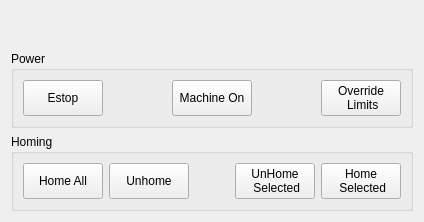
           <widget class="QWidget" name="tab_start">
            <attribute name="title">
             <string>Start</string>
            </attribute>
            <layout class="QVBoxLayout" name="verticalLayout_3">
             <item>
              <spacer name="verticalSpacer_6">
               <property name="orientation">
                <enum>Qt::Vertical</enum>
               </property>
               <property name="sizeHint" stdset="0">
                <size>
                 <width>20</width>
                 <height>40</height>
                </size>
               </property>
              </spacer>
             </item>
             <item>
              <widget class="QGroupBox" name="groupBox">
               <property name="title">
                <string>Power</string>
               </property>
               <layout class="QVBoxLayout" name="verticalLayout_4">
                <item>
                 <layout class="QGridLayout" name="gridLayout_2">
                  <item row="0" column="1">
                   <spacer name="horizontalSpacer_5">
                    <property name="orientation">
                     <enum>Qt::Horizontal</enum>
                    </property>
                    <property name="sizeHint" stdset="0">
                     <size>
                      <width>40</width>
                      <height>20</height>
                     </size>
                    </property>
                   </spacer>
                  </item>
                  <item row="0" column="0">
                   <widget class="ActionButton" name="actionbutton_12">
                    <property name="sizePolicy">
                     <sizepolicy hsizetype="Minimum" vsizetype="Expanding">
                      <horstretch>0</horstretch>
                      <verstretch>0</verstretch>
                     </sizepolicy>
                    </property>
                    <property name="text">
                     <string>Estop</string>
                    </property>
                    <property name="checkable">
                     <bool>true</bool>
                    </property>
                    <property name="indicator_option" stdset="0">
                     <bool>true</bool>
                    </property>
                    <property name="on_color" stdset="0">
                     <color>
                      <red>0</red>
                      <green>0</green>
                      <blue>0</blue>
                     </color>
                    </property>
                    <property name="off_color" stdset="0">
                     <color>
                      <red>255</red>
                      <green>0</green>
                      <blue>0</blue>
                     </color>
                    </property>
                    <property name="indicator_size" stdset="0">
                     <double>0.150000000000000</double>
                    </property>
                    <property name="estop_action" stdset="0">
                     <bool>true</bool>
                    </property>
                    <property name="template_label_option" stdset="0">
                     <bool>false</bool>
                    </property>
                    <property name="joint_number" stdset="0">
                     <number>0</number>
                    </property>
                    <property name="incr_imperial_number" stdset="0">
                     <double>0.010000000000000</double>
                    </property>
                    <property name="incr_mm_number" stdset="0">
                     <double>0.025000000000000</double>
                    </property>
                    <property name="incr_angular_number" stdset="0">
                     <double>-1.000000000000000</double>
                    </property>
                    <property name="toggle_float_option" stdset="0">
                     <bool>false</bool>
                    </property>
                    <property name="float_num" stdset="0">
                     <double>100.000000000000000</double>
                    </property>
                    <property name="float_alt_num" stdset="0">
                     <double>50.000000000000000</double>
                    </property>
                    <property name="view_type_string" stdset="0">
                     <string>P</string>
                    </property>
                    <property name="command_text_string" stdset="0">
                     <string/>
                    </property>
                    <property name="ini_mdi_number" stdset="0">
                     <number>0</number>
                    </property>
                    <property name="textTemplate" stdset="0">
                     <string>%1.3f in</string>
                    </property>
                    <property name="alt_textTemplate" stdset="0">
                     <string>%1.2f mm</string>
                    </property>
                   </widget>
                  </item>
                  <item row="0" column="4">
                   <widget class="ActionButton" name="actionbutton_16">
                    <property name="sizePolicy">
                     <sizepolicy hsizetype="Minimum" vsizetype="Expanding">
                      <horstretch>0</horstretch>
                      <verstretch>0</verstretch>
                     </sizepolicy>
                    </property>
                    <property name="text">
                     <string>Override
 Limits</string>
                    </property>
                    <property name="checkable">
                     <bool>true</bool>
                    </property>
                    <property name="indicator_option" stdset="0">
                     <bool>true</bool>
                    </property>
                    <property name="indicator_size" stdset="0">
                     <double>0.150000000000000</double>
                    </property>
                    <property name="limits_override_action" stdset="0">
                     <bool>true</bool>
                    </property>
                    <property name="template_label_option" stdset="0">
                     <bool>false</bool>
                    </property>
                    <property name="joint_number" stdset="0">
                     <number>0</number>
                    </property>
                    <property name="incr_imperial_number" stdset="0">
                     <double>0.010000000000000</double>
                    </property>
                    <property name="incr_mm_number" stdset="0">
                     <double>0.025000000000000</double>
                    </property>
                    <property name="incr_angular_number" stdset="0">
                     <double>-1.000000000000000</double>
                    </property>
                    <property name="toggle_float_option" stdset="0">
                     <bool>false</bool>
                    </property>
                    <property name="float_num" stdset="0">
                     <double>100.000000000000000</double>
                    </property>
                    <property name="float_alt_num" stdset="0">
                     <double>50.000000000000000</double>
                    </property>
                    <property name="view_type_string" stdset="0">
                     <string>P</string>
                    </property>
                    <property name="command_text_string" stdset="0">
                     <string/>
                    </property>
                    <property name="ini_mdi_number" stdset="0">
                     <number>0</number>
                    </property>
                    <property name="textTemplate" stdset="0">
                     <string>%1.3f in</string>
                    </property>
                    <property name="alt_textTemplate" stdset="0">
                     <string>%1.2f mm</string>
                    </property>
                   </widget>
                  </item>
                  <item row="0" column="2">
                   <widget class="ActionButton" name="actionbutton_14">
                    <property name="sizePolicy">
                     <sizepolicy hsizetype="Minimum" vsizetype="Expanding">
                      <horstretch>0</horstretch>
                      <verstretch>0</verstretch>
                     </sizepolicy>
                    </property>
                    <property name="text">
                     <string>Machine On</string>
                    </property>
                    <property name="checkable">
                     <bool>true</bool>
                    </property>
                    <property name="indicator_option" stdset="0">
                     <bool>true</bool>
                    </property>
                    <property name="indicator_size" stdset="0">
                     <double>0.150000000000000</double>
                    </property>
                    <property name="machine_on_action" stdset="0">
                     <bool>true</bool>
                    </property>
                    <property name="template_label_option" stdset="0">
                     <bool>false</bool>
                    </property>
                    <property name="joint_number" stdset="0">
                     <number>0</number>
                    </property>
                    <property name="incr_imperial_number" stdset="0">
                     <double>0.010000000000000</double>
                    </property>
                    <property name="incr_mm_number" stdset="0">
                     <double>0.025000000000000</double>
                    </property>
                    <property name="incr_angular_number" stdset="0">
                     <double>-1.000000000000000</double>
                    </property>
                    <property name="toggle_float_option" stdset="0">
                     <bool>false</bool>
                    </property>
                    <property name="float_num" stdset="0">
                     <double>100.000000000000000</double>
                    </property>
                    <property name="float_alt_num" stdset="0">
                     <double>50.000000000000000</double>
                    </property>
                    <property name="view_type_string" stdset="0">
                     <string>P</string>
                    </property>
                    <property name="command_text_string" stdset="0">
                     <string/>
                    </property>
                    <property name="ini_mdi_number" stdset="0">
                     <number>0</number>
                    </property>
                    <property name="textTemplate" stdset="0">
                     <string>%1.3f in</string>
                    </property>
                    <property name="alt_textTemplate" stdset="0">
                     <string>%1.2f mm</string>
                    </property>
                   </widget>
                  </item>
                  <item row="0" column="3">
                   <spacer name="horizontalSpacer_4">
                    <property name="orientation">
                     <enum>Qt::Horizontal</enum>
                    </property>
                    <property name="sizeHint" stdset="0">
                     <size>
                      <width>40</width>
                      <height>20</height>
                     </size>
                    </property>
                   </spacer>
                  </item>
                 </layout>
                </item>
               </layout>
              </widget>
             </item>
             <item>
              <widget class="QGroupBox" name="groupBox_2">
               <property name="title">
                <string>Homing</string>
               </property>
               <layout class="QVBoxLayout" name="verticalLayout_5">
                <item>
                 <layout class="QGridLayout" name="gridLayout_3">
                  <item row="0" column="4">
                   <widget class="ActionButton" name="actionbutton_20">
                    <property name="sizePolicy">
                     <sizepolicy hsizetype="Minimum" vsizetype="Expanding">
                      <horstretch>0</horstretch>
                      <verstretch>0</verstretch>
                     </sizepolicy>
                    </property>
                    <property name="text">
                     <string>Home 
 Selected</string>
                    </property>
                    <property name="indicator_option" stdset="0">
                     <bool>false</bool>
                    </property>
                    <property name="indicator_HAL_pin_option" stdset="0">
                     <bool>false</bool>
                    </property>
                    <property name="checked_state_text_option" stdset="0">
                     <bool>false</bool>
                    </property>
                    <property name="python_command_option" stdset="0">
                     <bool>false</bool>
                    </property>
                    <property name="on_color" stdset="0">
                     <color>
                      <red>255</red>
                      <green>0</green>
                      <blue>0</blue>
                     </color>
                    </property>
                    <property name="off_color" stdset="0">
                     <color>
                      <red>0</red>
                      <green>0</green>
                      <blue>0</blue>
                     </color>
                    </property>
                    <property name="indicator_size" stdset="0">
                     <double>0.300000000000000</double>
                    </property>
                    <property name="true_python_cmd_string" stdset="0">
                     <string>print&quot;true command&quot;</string>
                    </property>
                    <property name="false_python_cmd_string" stdset="0">
                     <string>print&quot;false command&quot;</string>
                    </property>
                    <property name="estop_action" stdset="0">
                     <bool>false</bool>
                    </property>
                    <property name="home_action" stdset="0">
                     <bool>false</bool>
                    </property>
                    <property name="home_select_action" stdset="0">
                     <bool>true</bool>
                    </property>
                    <property name="template_label_option" stdset="0">
                     <bool>false</bool>
                    </property>
                    <property name="joint_number" stdset="0">
                     <number>0</number>
                    </property>
                    <property name="incr_imperial_number" stdset="0">
                     <double>0.010000000000000</double>
                    </property>
                    <property name="incr_mm_number" stdset="0">
                     <double>0.025000000000000</double>
                    </property>
                    <property name="incr_angular_number" stdset="0">
                     <double>-1.000000000000000</double>
                    </property>
                    <property name="toggle_float_option" stdset="0">
                     <bool>false</bool>
                    </property>
                    <property name="float_num" stdset="0">
                     <double>0.300000000000000</double>
                    </property>
                    <property name="float_alt_num" stdset="0">
                     <double>50.000000000000000</double>
                    </property>
                    <property name="view_type_string" stdset="0">
                     <string>P</string>
                    </property>
                    <property name="command_text_string" stdset="0">
                     <string/>
                    </property>
                    <property name="ini_mdi_number" stdset="0">
                     <number>0</number>
                    </property>
                    <property name="textTemplate" stdset="0">
                     <string>%1.3f in</string>
                    </property>
                    <property name="alt_textTemplate" stdset="0">
                     <string>%1.2f mm</string>
                    </property>
                   </widget>
                  </item>
                  <item row="0" column="1">
                   <widget class="ActionButton" name="actionbutton_19">
                    <property name="sizePolicy">
                     <sizepolicy hsizetype="Minimum" vsizetype="Expanding">
                      <horstretch>0</horstretch>
                      <verstretch>0</verstretch>
                     </sizepolicy>
                    </property>
                    <property name="text">
                     <string>Unhome</string>
                    </property>
                    <property name="unhome_action" stdset="0">
                     <bool>true</bool>
                    </property>
                    <property name="template_label_option" stdset="0">
                     <bool>false</bool>
                    </property>
                    <property name="joint_number" stdset="0">
                     <number>-1</number>
                    </property>
                    <property name="incr_imperial_number" stdset="0">
                     <double>0.010000000000000</double>
                    </property>
                    <property name="incr_mm_number" stdset="0">
                     <double>0.025000000000000</double>
                    </property>
                    <property name="incr_angular_number" stdset="0">
                     <double>-1.000000000000000</double>
                    </property>
                    <property name="toggle_float_option" stdset="0">
                     <bool>false</bool>
                    </property>
                    <property name="float_num" stdset="0">
                     <double>100.000000000000000</double>
                    </property>
                    <property name="float_alt_num" stdset="0">
                     <double>50.000000000000000</double>
                    </property>
                    <property name="view_type_string" stdset="0">
                     <string>P</string>
                    </property>
                    <property name="command_text_string" stdset="0">
                     <string/>
                    </property>
                    <property name="ini_mdi_number" stdset="0">
                     <number>0</number>
                    </property>
                    <property name="textTemplate" stdset="0">
                     <string>%1.3f in</string>
                    </property>
                    <property name="alt_textTemplate" stdset="0">
                     <string>%1.2f mm</string>
                    </property>
                   </widget>
                  </item>
                  <item row="0" column="0">
                   <widget class="ActionButton" name="actionbutton_18">
                    <property name="sizePolicy">
                     <sizepolicy hsizetype="Minimum" vsizetype="Expanding">
                      <horstretch>0</horstretch>
                      <verstretch>0</verstretch>
                     </sizepolicy>
                    </property>
                    <property name="text">
                     <string>Home All</string>
                    </property>
                    <property name="indicator_option" stdset="0">
                     <bool>false</bool>
                    </property>
                    <property name="home_action" stdset="0">
                     <bool>true</bool>
                    </property>
                    <property name="template_label_option" stdset="0">
                     <bool>false</bool>
                    </property>
                    <property name="joint_number" stdset="0">
                     <number>-1</number>
                    </property>
                    <property name="incr_imperial_number" stdset="0">
                     <double>0.010000000000000</double>
                    </property>
                    <property name="incr_mm_number" stdset="0">
                     <double>0.025000000000000</double>
                    </property>
                    <property name="incr_angular_number" stdset="0">
                     <double>-1.000000000000000</double>
                    </property>
                    <property name="toggle_float_option" stdset="0">
                     <bool>false</bool>
                    </property>
                    <property name="float_num" stdset="0">
                     <double>100.000000000000000</double>
                    </property>
                    <property name="float_alt_num" stdset="0">
                     <double>50.000000000000000</double>
                    </property>
                    <property name="view_type_string" stdset="0">
                     <string>P</string>
                    </property>
                    <property name="command_text_string" stdset="0">
                     <string/>
                    </property>
                    <property name="ini_mdi_number" stdset="0">
                     <number>0</number>
                    </property>
                    <property name="textTemplate" stdset="0">
                     <string>%1.3f in</string>
                    </property>
                    <property name="alt_textTemplate" stdset="0">
                     <string>%1.2f mm</string>
                    </property>
                   </widget>
                  </item>
                  <item row="0" column="2">
                   <spacer name="horizontalSpacer_3">
                    <property name="orientation">
                     <enum>Qt::Horizontal</enum>
                    </property>
                    <property name="sizeHint" stdset="0">
                     <size>
                      <width>40</width>
                      <height>20</height>
                     </size>
                    </property>
                   </spacer>
                  </item>
                  <item row="0" column="3">
                   <widget class="ActionButton" name="actionbutton_17">
                    <property name="sizePolicy">
                     <sizepolicy hsizetype="Minimum" vsizetype="Expanding">
                      <horstretch>0</horstretch>
                      <verstretch>0</verstretch>
                     </sizepolicy>
                    </property>
                    <property name="text">
                     <string>UnHome
 Selected</string>
                    </property>
                    <property name="indicator_option" stdset="0">
                     <bool>false</bool>
                    </property>
                    <property name="indicator_HAL_pin_option" stdset="0">
                     <bool>false</bool>
                    </property>
                    <property name="checked_state_text_option" stdset="0">
                     <bool>false</bool>
                    </property>
                    <property name="python_command_option" stdset="0">
                     <bool>false</bool>
                    </property>
                    <property name="on_color" stdset="0">
                     <color>
                      <red>255</red>
                      <green>0</green>
                      <blue>0</blue>
                     </color>
                    </property>
                    <property name="off_color" stdset="0">
                     <color>
                      <red>0</red>
                      <green>0</green>
                      <blue>0</blue>
                     </color>
                    </property>
                    <property name="indicator_size" stdset="0">
                     <double>0.300000000000000</double>
                    </property>
                    <property name="true_python_cmd_string" stdset="0">
                     <string>print&quot;true command&quot;</string>
                    </property>
                    <property name="false_python_cmd_string" stdset="0">
                     <string>print&quot;false command&quot;</string>
                    </property>
                    <property name="estop_action" stdset="0">
                     <bool>false</bool>
                    </property>
                    <property name="unhome_select_action" stdset="0">
                     <bool>true</bool>
                    </property>
                    <property name="template_label_option" stdset="0">
                     <bool>false</bool>
                    </property>
                    <property name="joint_number" stdset="0">
                     <number>0</number>
                    </property>
                    <property name="incr_imperial_number" stdset="0">
                     <double>0.010000000000000</double>
                    </property>
                    <property name="incr_mm_number" stdset="0">
                     <double>0.025000000000000</double>
                    </property>
                    <property name="incr_angular_number" stdset="0">
                     <double>-1.000000000000000</double>
                    </property>
                    <property name="toggle_float_option" stdset="0">
                     <bool>false</bool>
                    </property>
                    <property name="float_num" stdset="0">
                     <double>0.300000000000000</double>
                    </property>
                    <property name="float_alt_num" stdset="0">
                     <double>50.000000000000000</double>
                    </property>
                    <property name="view_type_string" stdset="0">
                     <string>P</string>
                    </property>
                    <property name="command_text_string" stdset="0">
                     <string/>
                    </property>
                    <property name="ini_mdi_number" stdset="0">
                     <number>0</number>
                    </property>
                    <property name="textTemplate" stdset="0">
                     <string>%1.3f in</string>
                    </property>
                    <property name="alt_textTemplate" stdset="0">
                     <string>%1.2f mm</string>
                    </property>
                   </widget>
                  </item>
                 </layout>
                </item>
               </layout>
              </widget>
             </item>
            </layout>
           </widget>
